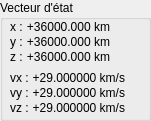
     <widget class="QGroupBox" name="grpVecteurEtat">
      <property name="geometry">
       <rect>
        <x>2</x>
        <y>85</y>
        <width>151</width>
        <height>121</height>
       </rect>
      </property>
      <property name="title">
       <string>Vecteur d'état</string>
      </property>
      <widget class="QWidget" name="formLayoutWidget_24">
       <property name="geometry">
        <rect>
         <x>10</x>
         <y>20</y>
         <width>101</width>
         <height>52</height>
        </rect>
       </property>
       <layout class="QFormLayout" name="formLayout_positionSat">
        <property name="sizeConstraint">
         <enum>QLayout::SetFixedSize</enum>
        </property>
        <property name="labelAlignment">
         <set>Qt::AlignLeading|Qt::AlignLeft|Qt::AlignVCenter</set>
        </property>
        <property name="horizontalSpacing">
         <number>3</number>
        </property>
        <property name="verticalSpacing">
         <number>1</number>
        </property>
        <item row="0" column="0">
         <widget class="QLabel" name="lbl_xsat">
          <property name="font">
           <font/>
          </property>
          <property name="text">
           <string extracomment="Component X of the position vector">x :</string>
          </property>
         </widget>
        </item>
        <item row="1" column="0">
         <widget class="QLabel" name="lbl_ysat">
          <property name="font">
           <font/>
          </property>
          <property name="text">
           <string extracomment="Component Y of the position vector">y :</string>
          </property>
         </widget>
        </item>
        <item row="2" column="0">
         <widget class="QLabel" name="lbl_zsat">
          <property name="font">
           <font/>
          </property>
          <property name="text">
           <string extracomment="Component Z of the position vector">z :</string>
          </property>
         </widget>
        </item>
        <item row="0" column="1">
         <widget class="QLabel" name="xsat">
          <property name="font">
           <font/>
          </property>
          <property name="text">
           <string notr="true">+36000.000 km</string>
          </property>
          <property name="alignment">
           <set>Qt::AlignRight|Qt::AlignTrailing|Qt::AlignVCenter</set>
          </property>
         </widget>
        </item>
        <item row="1" column="1">
         <widget class="QLabel" name="ysat">
          <property name="font">
           <font/>
          </property>
          <property name="text">
           <string notr="true">+36000.000 km</string>
          </property>
          <property name="alignment">
           <set>Qt::AlignRight|Qt::AlignTrailing|Qt::AlignVCenter</set>
          </property>
         </widget>
        </item>
        <item row="2" column="1">
         <widget class="QLabel" name="zsat">
          <property name="font">
           <font/>
          </property>
          <property name="text">
           <string notr="true">+36000.000 km</string>
          </property>
          <property name="alignment">
           <set>Qt::AlignRight|Qt::AlignTrailing|Qt::AlignVCenter</set>
          </property>
         </widget>
        </item>
       </layout>
      </widget>
      <widget class="QWidget" name="formLayoutWidget_25">
       <property name="geometry">
        <rect>
         <x>10</x>
         <y>71</y>
         <width>112</width>
         <height>52</height>
        </rect>
       </property>
       <layout class="QFormLayout" name="formLayout_vitesseSat">
        <property name="sizeConstraint">
         <enum>QLayout::SetFixedSize</enum>
        </property>
        <property name="labelAlignment">
         <set>Qt::AlignLeading|Qt::AlignLeft|Qt::AlignVCenter</set>
        </property>
        <property name="horizontalSpacing">
         <number>3</number>
        </property>
        <property name="verticalSpacing">
         <number>1</number>
        </property>
        <item row="0" column="0">
         <widget class="QLabel" name="lbl_vxsat">
          <property name="font">
           <font/>
          </property>
          <property name="text">
           <string extracomment="Component X of the velocity vector">vx :</string>
          </property>
         </widget>
        </item>
        <item row="1" column="0">
         <widget class="QLabel" name="lbl_vysat">
          <property name="font">
           <font/>
          </property>
          <property name="text">
           <string extracomment="Component Y of the velocity vector">vy :</string>
          </property>
         </widget>
        </item>
        <item row="2" column="0">
         <widget class="QLabel" name="lbl_vzsat">
          <property name="font">
           <font/>
          </property>
          <property name="text">
           <string extracomment="Component Z of the velocity vector">vz :</string>
          </property>
         </widget>
        </item>
        <item row="0" column="1">
         <widget class="QLabel" name="vxsat">
          <property name="font">
           <font/>
          </property>
          <property name="toolTip">
           <string>Double-cliquer pour changer d'unités</string>
          </property>
          <property name="text">
           <string notr="true">+29.000000 km/s</string>
          </property>
          <property name="alignment">
           <set>Qt::AlignRight|Qt::AlignTrailing|Qt::AlignVCenter</set>
          </property>
         </widget>
        </item>
        <item row="1" column="1">
         <widget class="QLabel" name="vysat">
          <property name="font">
           <font/>
          </property>
          <property name="toolTip">
           <string>Double-cliquer pour changer d'unités</string>
          </property>
          <property name="text">
           <string notr="true">+29.000000 km/s</string>
          </property>
          <property name="alignment">
           <set>Qt::AlignRight|Qt::AlignTrailing|Qt::AlignVCenter</set>
          </property>
         </widget>
        </item>
        <item row="2" column="1">
         <widget class="QLabel" name="vzsat">
          <property name="font">
           <font/>
          </property>
          <property name="toolTip">
           <string>Double-cliquer pour changer d'unités</string>
          </property>
          <property name="text">
           <string notr="true">+29.000000 km/s</string>
          </property>
          <property name="alignment">
           <set>Qt::AlignRight|Qt::AlignTrailing|Qt::AlignVCenter</set>
          </property>
         </widget>
        </item>
       </layout>
      </widget>
     </widget>
